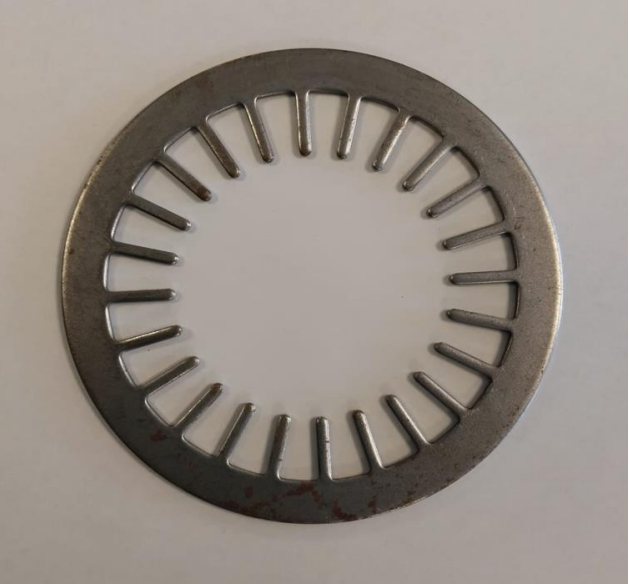
#> input picture endring_image.jpeg, 630 x 584 px, found by its file name
$ python End_ring_All_Dimensions.py
#> lines starting #> are read from the running program, lines starting #| are printed output that depends on the picture; after the words box and inside, x2 and y2 are one past the last pixel; in counts of white or black regions, pixels touching at a corner belong together; long printed decimals are rounded
import cv2
import numpy as np
import pandas as pd
from pathlib import Path

# Checking the observed dimensions(just the outer-diameter in this case) of the component against the specification values.
def check_tolerance(measured, nominal, tolerance):
    return abs(measured - nominal) <= tolerance


#Preprocessing, Noice reduction and Acquiring dimensions
def measure_end_ring(image_path, calibration_factor=0.1):
    # Load the image
#> called with image_path = '/home/guhan/Downloads/endring_image.jpeg', calibration_factor = 0.1
    image = cv2.imread(str(image_path))
#> image is the input picture: shape (584, 630, 3); mean B, G, R 131.3, 138.9, 147.5
    if image is None:
        raise FileNotFoundError(f"Image not found at {image_path}")

    # Preprocessing
    gray = cv2.cvtColor(image, cv2.COLOR_BGR2GRAY)
    blurred = cv2.GaussianBlur(gray, (5, 5), 0)
    edges = cv2.Canny(blurred, 50, 150)
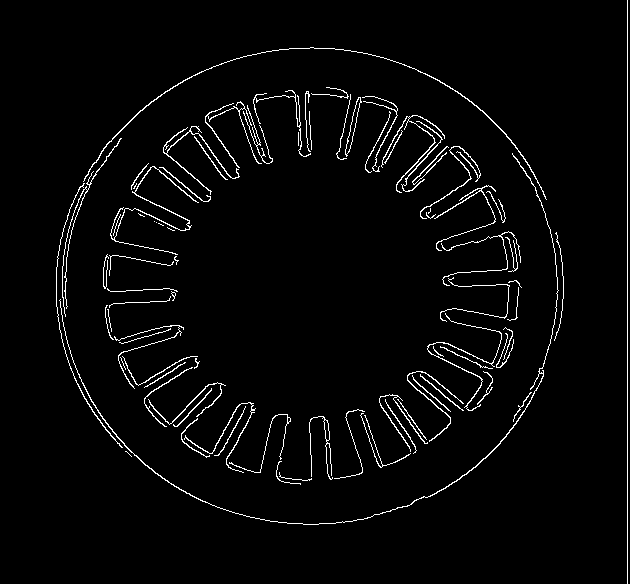
#> edges: shape (584, 630); 3% white in thin lines or dots

    # Find contours
    contours, _ = cv2.findContours(edges.copy(), cv2.RETR_EXTERNAL, cv2.CHAIN_APPROX_SIMPLE)
#> contours = 83 contours, 47 with area under 20; largest, box (x1, y1, x2, y2) and area: (59, 153, 559, 525) 233, (345, 97, 362, 157) 228, (83, 47, 547, 200) 190, (110, 166, 199, 255) 120, (163, 126, 240, 195) 114
    if not contours:
        raise ValueError("No contours found.")

    # Sort contours by area (largest is outer ring, next is inner ring)
    contours = sorted(contours, key=cv2.contourArea, reverse=True)
    outer_contour = contours[0]
#> outer_contour = contour of 856 points, box (x1, y1, x2, y2) (59, 153, 559, 525), area 233
    inner_contour = contours[1] if len(contours) > 1 else None
#> inner_contour = contour of 59 points, box (x1, y1, x2, y2) (345, 97, 362, 157), area 228

    # Outer diameter
    (x_out, y_out), outer_radius = cv2.minEnclosingCircle(outer_contour)
#> x_out = 308.4; y_out = 291.6; outer_radius = 249.6
    outer_diameter = 2 * outer_radius * calibration_factor
#> outer_diameter = 49.91

    # Inner diameter
    if inner_contour is not None:
        (x_in, y_in), inner_radius = cv2.minEnclosingCircle(inner_contour)
#> x_in = 353; y_in = 126.5; inner_radius = 30.32
        inner_diameter = 2 * inner_radius * calibration_factor
#> inner_diameter = 6.06
    else:
        inner_diameter = None

    # Teeth detection using simplified contour to avoid self-intersections
    epsilon = 0.01 * cv2.arcLength(outer_contour, True)
#> epsilon = 19.65
    approx_contour = cv2.approxPolyDP(outer_contour, epsilon, True)
#> approx_contour = contour of 13 points, box (x1, y1, x2, y2) (60, 153, 559, 525), area 2257

    teeth_thicknesses = []
    try:
        hull = cv2.convexHull(approx_contour, returnPoints=False)
#> hull = [12, 2, 11, 3, 10, 9, 4, 8, 5, 7, 6, 0, 1]
        if hull is not None and len(hull) > 3:
            defects = cv2.convexityDefects(approx_contour, hull)
            if defects is not None:
                for i in range(defects.shape[0]):
                    s, e, f, d = defects[i, 0]
                    start = tuple(approx_contour[s][0])
                    end = tuple(approx_contour[e][0])
                    dist = np.linalg.norm(np.array(start) - np.array(end))
                    teeth_thicknesses.append(dist * calibration_factor)
    except cv2.error as e:
        print("Convexity defect analysis failed:", e)
        teeth_thicknesses = []

    avg_teeth_thickness = np.mean(teeth_thicknesses) if teeth_thicknesses else None

    # Draw result
    output_image = image.copy()
    cv2.circle(output_image, (int(x_out), int(y_out)), int(outer_radius), (0, 255, 0), 2)
    if inner_contour is not None:
        cv2.circle(output_image, (int(x_in), int(y_in)), int(inner_radius), (255, 0, 0), 2)
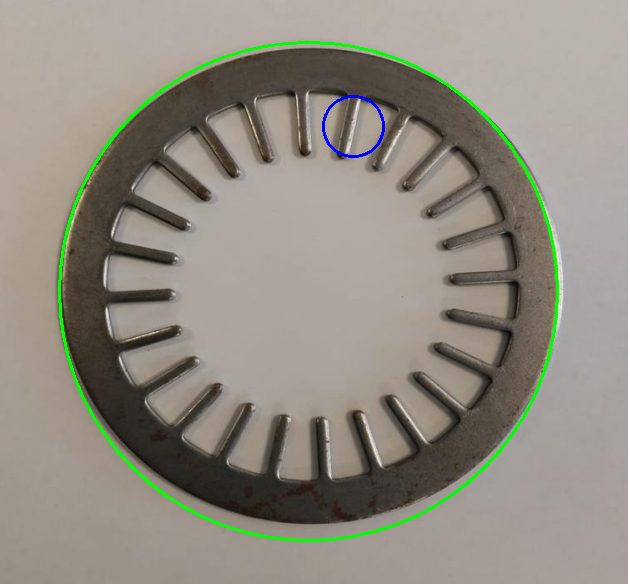
#> output_image: shape (584, 630, 3); mean B, G, R 129.8, 140.1, 145.3

    # Display result
    cv2.imshow("Detected End Ring Dimensions", output_image)
    cv2.waitKey(0)
    cv2.destroyAllWindows()

    # Printing the observed values of the component
    df = pd.DataFrame({
        "Measurement": ["Outer Diameter", "Inner Diameter", "Avg Teeth Thickness"],
        "Value (mm)": [outer_diameter, inner_diameter, avg_teeth_thickness]
    })
#> df = table of 3 rows and 2 columns
    print("\nMeasured Dimensions (in mm):")
    print(df)
#|            Measurement  Value (mm)
#| 0       Outer Diameter   49.915
#| 1       Inner Diameter    6.064
#| 2  Avg Teeth Thickness         NaN
    if check_tolerance(outer_diameter, 120.0, 0.2):
        print("Outer Diameter: PASS")
    else:
        print("Outer Diameter: FAIL")

    return outer_diameter, inner_diameter, avg_teeth_thickness


# Run the function
if __name__ == "__main__":
    test_image_path = "/home/guhan/Downloads/endring_image.jpeg" #path to the test image
    measure_end_ring(test_image_path, calibration_factor=0.1)
